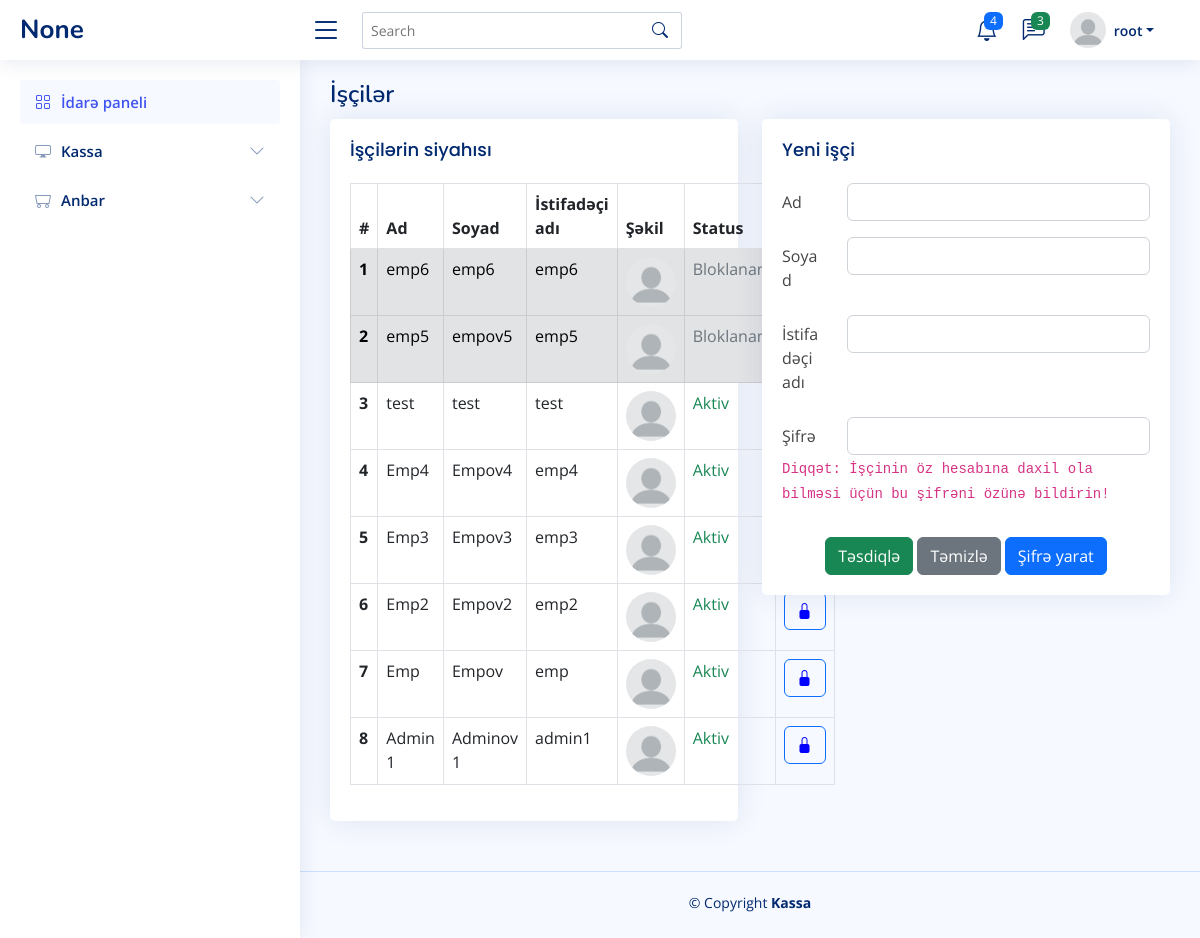
/employees (signed in), run on an earlier commit of the app's database.
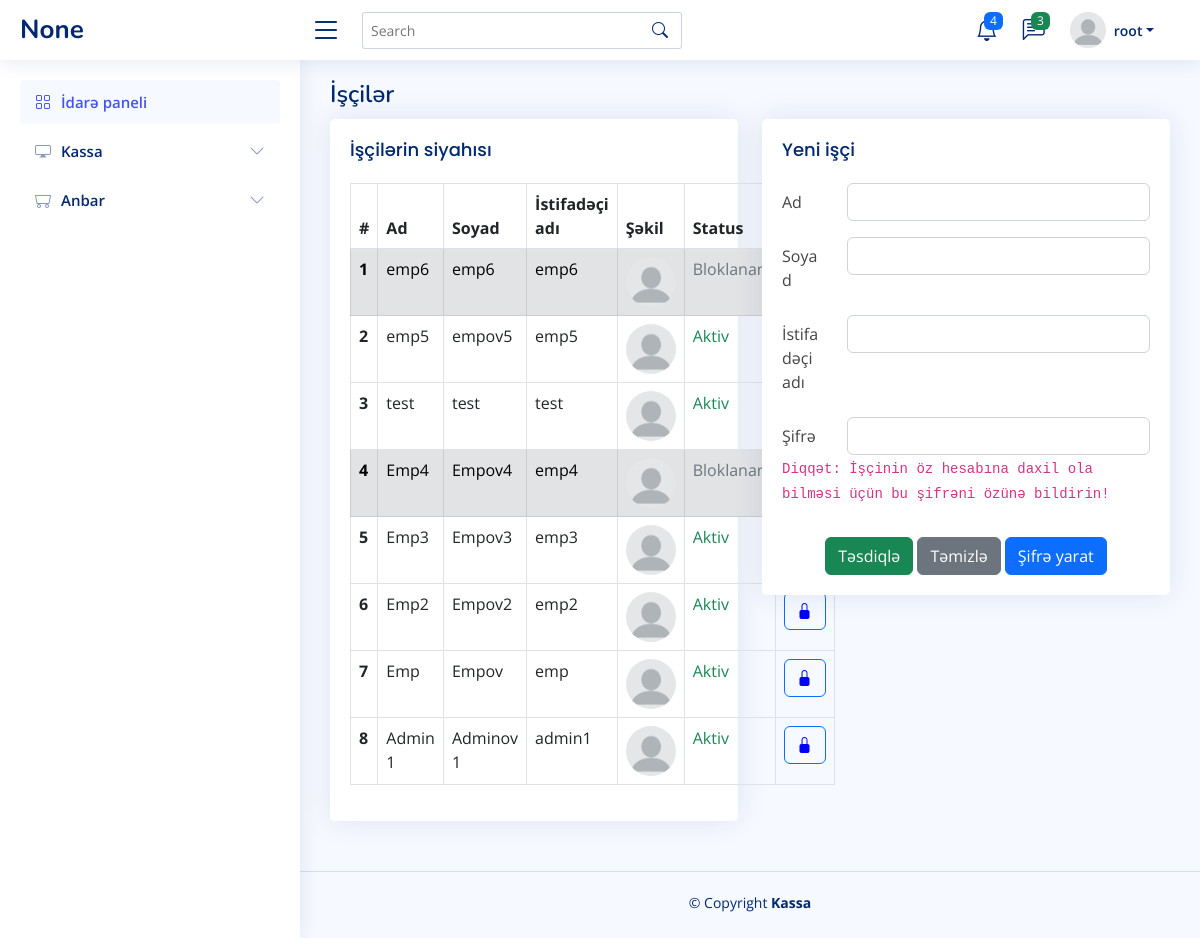
And on a later commit of the database.
### user/models.py (models this page shows)
class User(DateTimeLog, AbstractUser):
    profile_picture = models.ImageField(upload_to='images/user', null=True, default='images/user/profilepictures.png')
    is_manager = models.BooleanField(default=False)
    shop = models.ManyToManyField(Shop, verbose_name='Mağazalar')
    is_deleted = models.BooleanField(default=False)
    def __str__(self):
        return self.username

### pos/views.py (the view, shortened to what this page needs)
# urls.py: path('employees', views.EmployeeView.as_view(), name='employees'),
class EmployeeView(CreateView):
    template_name = 'pos/employee.html'
    form_class = UserCreateForm
    success_url = reverse_lazy('pos:employees')
    def get_context_data(self, **kwargs):
        context = super().get_context_data()
        context['employees'] = User.objects.filter(Q(shop=self.request.session.get('curr_shop_id'))
                                                   & ~Q(id=self.request.user.id))
        return context

### user/forms.py
class UserCreateForm(UserCreationForm):
    def __init__(self, *args, **kwargs):
        super().__init__(*args, **kwargs)
        del self.fields['password2']
    class Meta:
        model = User
        fields = [
            'first_name',
            'last_name',
            'username',
            'password1',
        ]

### app/services.py (called while the page is built, shortened)
def check_user_for_create_shop(user_id):
    user = User.objects.prefetch_related('shop').filter(pk=user_id)
    if user:
        user = user[0]
        if user.is_superuser:
            return False
    return False

### templates/pos/employee.html (shortened to what the changed rows need)
{% extends 'pos/index.html' %}
{% block main %}
    <div class="pagetitle">
        <h1>İşçilər</h1>
    </div>
    <section class="section">
        <div class="row">
            <div class="col-lg-6">
                <div class="card">
                    <div class="card-body table-wrapper-scroll-y my-custom-scrollbar h-25">
                        <table class="table table-bordered">
                            <thead>
                            <tr>
                                <th scope="col">#</th>
                                <th scope="col">Ad</th>
                                <th scope="col">Soyad</th>
                                <th scope="col">İstifadəçi adı</th>
                                <th scope="col">Şəkil</th>
                                <th scope="col">Status</th>
                            </tr>
                            </thead>
                            <tbody>
                            {% for employee in employees %}
                                <tr {% if employee.is_deleted %} class="table-secondary" {% endif %}>
                                    <th scope="row">{{ forloop.counter }}</th>
                                    <td>{{ employee.first_name }}</td>
                                    <td>{{ employee.last_name }}</td>
                                    <td class="emp_username">{{ employee.username }}</td>
                                    <td><img src="{{ employee.profile_picture.url }}" alt="Profil şəkili"
                                                class="rounded-circle" width="50" height="50"></td>
                                    <td>
                                        {% if employee.is_deleted %}
                                            <p class="text-muted">Bloklanan</p>
                                        {% else %}
                                            <p class="text-success">Aktiv</p>
                                        {% endif %}
                                    </td>
                                    <td>
                                        {% if employee.is_deleted %}
                                            <button class="btn btn-outline-danger" id="employee_restore_btn"
                                                    data-bs-toggle="modal" data-bs-target="#modal_employee_restore"
                                                    url="{% url 'pos:employee_restore' employee.id %}">
                                            </button>
                                        {% else %}
                                            <button class="btn btn-outline-primary" id="employee_delete_btn"
                                                data-bs-toggle="modal" data-bs-target="#modal_employee_delete"
                                                url="{% url 'pos:employee_block' employee.id %}">
                                        </button>
                                        {% endif %}
                                    </td>
                                </tr>
                            {% empty %}
                                <tr>
                                    <td colspan="5" style="text-align: center;">Məlumat yoxdur</td>
                                </tr>
                            {% endfor %}
                            </tbody>
                        </table>
                    </div>
                </div>
            </div>
        </div>
    </section>
{% endblock %}

What changed in the data, as far as the page shows it:
changed User "emp5": is_deleted "Bloklanan" → "Aktiv"
changed User "Emp4": is_deleted "Aktiv" → "Bloklanan"
